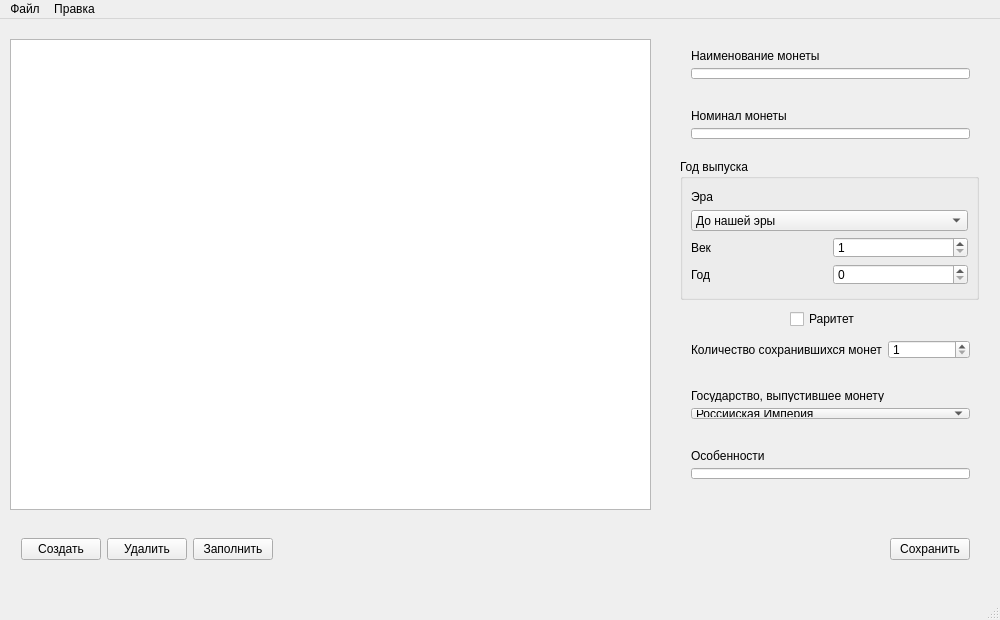
<?xml version="1.0" encoding="UTF-8"?>
<ui version="4.0">
 <class>NumismatistHandbook</class>
 <widget class="QMainWindow" name="NumismatistHandbook">
  <property name="geometry">
   <rect>
    <x>0</x>
    <y>0</y>
    <width>1000</width>
    <height>620</height>
   </rect>
  </property>
  <property name="minimumSize">
   <size>
    <width>1000</width>
    <height>620</height>
   </size>
  </property>
  <property name="maximumSize">
   <size>
    <width>1000</width>
    <height>620</height>
   </size>
  </property>
  <property name="windowTitle">
   <string>Нумизмат</string>
  </property>
  <widget class="QWidget" name="centralWidget">
   <widget class="QListWidget" name="listWidget">
    <property name="geometry">
     <rect>
      <x>10</x>
      <y>20</y>
      <width>641</width>
      <height>471</height>
     </rect>
    </property>
    <property name="styleSheet">
     <string notr="true">color: black;</string>
    </property>
   </widget>
   <widget class="QWidget" name="verticalLayoutWidget">
    <property name="geometry">
     <rect>
      <x>680</x>
      <y>20</y>
      <width>301</width>
      <height>51</height>
     </rect>
    </property>
    <layout class="QVBoxLayout" name="nameLayout">
     <item>
      <widget class="QLabel" name="nameLabel">
       <property name="text">
        <string>Наименование монеты</string>
       </property>
      </widget>
     </item>
     <item>
      <widget class="QLineEdit" name="nameLineEdit">
       <property name="maxLength">
        <number>50</number>
       </property>
      </widget>
     </item>
    </layout>
   </widget>
   <widget class="QWidget" name="verticalLayoutWidget_2">
    <property name="geometry">
     <rect>
      <x>680</x>
      <y>80</y>
      <width>301</width>
      <height>51</height>
     </rect>
    </property>
    <layout class="QVBoxLayout" name="valueLayout">
     <item>
      <widget class="QLabel" name="valueLabel">
       <property name="text">
        <string>Номинал монеты</string>
       </property>
      </widget>
     </item>
     <item>
      <widget class="QLineEdit" name="valueLineEdit">
       <property name="maxLength">
        <number>30</number>
       </property>
      </widget>
     </item>
    </layout>
   </widget>
   <widget class="QCheckBox" name="rarityCheckBox">
    <property name="geometry">
     <rect>
      <x>790</x>
      <y>290</y>
      <width>81</width>
      <height>20</height>
     </rect>
    </property>
    <property name="text">
     <string>Раритет</string>
    </property>
   </widget>
   <widget class="QWidget" name="horizontalLayoutWidget_3">
    <property name="geometry">
     <rect>
      <x>680</x>
      <y>310</y>
      <width>301</width>
      <height>41</height>
     </rect>
    </property>
    <layout class="QHBoxLayout" name="numberLayout">
     <item>
      <widget class="QLabel" name="numberLabel">
       <property name="text">
        <string>Количество сохранившихся монет</string>
       </property>
      </widget>
     </item>
     <item>
      <widget class="QSpinBox" name="numberSpinBox">
       <property name="minimum">
        <number>1</number>
       </property>
       <property name="maximum">
        <number>1000</number>
       </property>
      </widget>
     </item>
    </layout>
   </widget>
   <widget class="QWidget" name="verticalLayoutWidget_4">
    <property name="geometry">
     <rect>
      <x>680</x>
      <y>360</y>
      <width>301</width>
      <height>51</height>
     </rect>
    </property>
    <layout class="QVBoxLayout" name="countryLayout">
     <item>
      <widget class="QLabel" name="countryLabel">
       <property name="text">
        <string>Государство, выпустившее монету</string>
       </property>
      </widget>
     </item>
     <item>
      <widget class="QComboBox" name="countryComboBox">
       <item>
        <property name="text">
         <string>Российская Империя</string>
        </property>
       </item>
       <item>
        <property name="text">
         <string>СССР</string>
        </property>
       </item>
       <item>
        <property name="text">
         <string>Россия</string>
        </property>
       </item>
      </widget>
     </item>
    </layout>
   </widget>
   <widget class="QWidget" name="verticalLayoutWidget_5">
    <property name="geometry">
     <rect>
      <x>680</x>
      <y>420</y>
      <width>301</width>
      <height>51</height>
     </rect>
    </property>
    <layout class="QVBoxLayout" name="qualitiesLayout">
     <item>
      <widget class="QLabel" name="qualitiesLabel">
       <property name="text">
        <string>Особенности</string>
       </property>
      </widget>
     </item>
     <item>
      <widget class="QLineEdit" name="qualitiesLineEdit">
       <property name="maxLength">
        <number>100</number>
       </property>
      </widget>
     </item>
    </layout>
   </widget>
   <widget class="QWidget" name="horizontalLayoutWidget_4">
    <property name="geometry">
     <rect>
      <x>10</x>
      <y>490</y>
      <width>971</width>
      <height>80</height>
     </rect>
    </property>
    <layout class="QHBoxLayout" name="buttonsLayout">
     <item>
      <widget class="QPushButton" name="createPushButton">
       <property name="text">
        <string>Создать</string>
       </property>
      </widget>
     </item>
     <item>
      <widget class="QPushButton" name="deletePushButton">
       <property name="text">
        <string>Удалить</string>
       </property>
      </widget>
     </item>
     <item>
      <widget class="QPushButton" name="fillPushButton">
       <property name="text">
        <string>Заполнить</string>
       </property>
      </widget>
     </item>
     <item>
      <spacer name="horizontalSpacer">
       <property name="orientation">
        <enum>Qt::Horizontal</enum>
       </property>
       <property name="sizeHint" stdset="0">
        <size>
         <width>40</width>
         <height>20</height>
        </size>
       </property>
      </spacer>
     </item>
     <item>
      <widget class="QPushButton" name="savePushButton">
       <property name="text">
        <string>Сохранить</string>
       </property>
      </widget>
     </item>
    </layout>
   </widget>
   <widget class="QGroupBox" name="dateGroupBox">
    <property name="geometry">
     <rect>
      <x>680</x>
      <y>140</y>
      <width>299</width>
      <height>141</height>
     </rect>
    </property>
    <property name="title">
     <string>Год выпуска</string>
    </property>
    <widget class="QWidget" name="verticalLayoutWidget_3">
     <property name="geometry">
      <rect>
       <x>0</x>
       <y>20</y>
       <width>299</width>
       <height>117</height>
      </rect>
     </property>
     <layout class="QVBoxLayout" name="eraLayout">
      <item>
       <widget class="QLabel" name="eraLabel">
        <property name="text">
         <string>Эра</string>
        </property>
       </widget>
      </item>
      <item>
       <widget class="QComboBox" name="eraComboBox">
        <item>
         <property name="text">
          <string>До нашей эры</string>
         </property>
        </item>
        <item>
         <property name="text">
          <string>Наша эра</string>
         </property>
        </item>
       </widget>
      </item>
      <item>
       <layout class="QHBoxLayout" name="centuryLayout">
        <item>
         <widget class="QLabel" name="centuryLabel">
          <property name="text">
           <string>Век</string>
          </property>
         </widget>
        </item>
        <item>
         <widget class="QSpinBox" name="centurySpinBox">
          <property name="minimum">
           <number>1</number>
          </property>
          <property name="maximum">
           <number>20</number>
          </property>
         </widget>
        </item>
       </layout>
      </item>
      <item>
       <layout class="QHBoxLayout" name="yearLayout">
        <item>
         <widget class="QLabel" name="yearLabel">
          <property name="text">
           <string>Год</string>
          </property>
         </widget>
        </item>
        <item>
         <widget class="QSpinBox" name="yearSpinBox"/>
        </item>
       </layout>
      </item>
     </layout>
    </widget>
   </widget>
  </widget>
  <widget class="QMenuBar" name="menuBar">
   <property name="geometry">
    <rect>
     <x>0</x>
     <y>0</y>
     <width>1000</width>
     <height>25</height>
    </rect>
   </property>
   <widget class="QMenu" name="fileMenu">
    <property name="title">
     <string>Файл</string>
    </property>
    <addaction name="createAction"/>
    <addaction name="openAction"/>
    <addaction name="saveAction"/>
    <addaction name="saveAsAction"/>
   </widget>
   <widget class="QMenu" name="editMenu">
    <property name="title">
     <string>Правка</string>
    </property>
    <addaction name="createItemAction"/>
    <addaction name="deleteItemAction"/>
    <addaction name="saveItemAction"/>
    <addaction name="separator"/>
    <addaction name="fillAction"/>
   </widget>
   <addaction name="fileMenu"/>
   <addaction name="editMenu"/>
  </widget>
  <widget class="QStatusBar" name="statusBar"/>
  <action name="createAction">
   <property name="text">
    <string>Создать</string>
   </property>
  </action>
  <action name="openAction">
   <property name="text">
    <string>Открыть...</string>
   </property>
  </action>
  <action name="saveAction">
   <property name="text">
    <string>Сохранить</string>
   </property>
  </action>
  <action name="saveAsAction">
   <property name="text">
    <string>Сохранить как...</string>
   </property>
  </action>
  <action name="createItemAction">
   <property name="text">
    <string>Создать запись</string>
   </property>
  </action>
  <action name="deleteItemAction">
   <property name="text">
    <string>Удалить запись</string>
   </property>
  </action>
  <action name="saveItemAction">
   <property name="text">
    <string>Сохранить запись</string>
   </property>
  </action>
  <action name="action_4">
   <property name="text">
    <string>Заполнить</string>
   </property>
  </action>
  <action name="fillAction">
   <property name="text">
    <string>Заполнить</string>
   </property>
  </action>
 </widget>
 <layoutdefault spacing="6" margin="11"/>
 <resources/>
 <connections/>
</ui>
